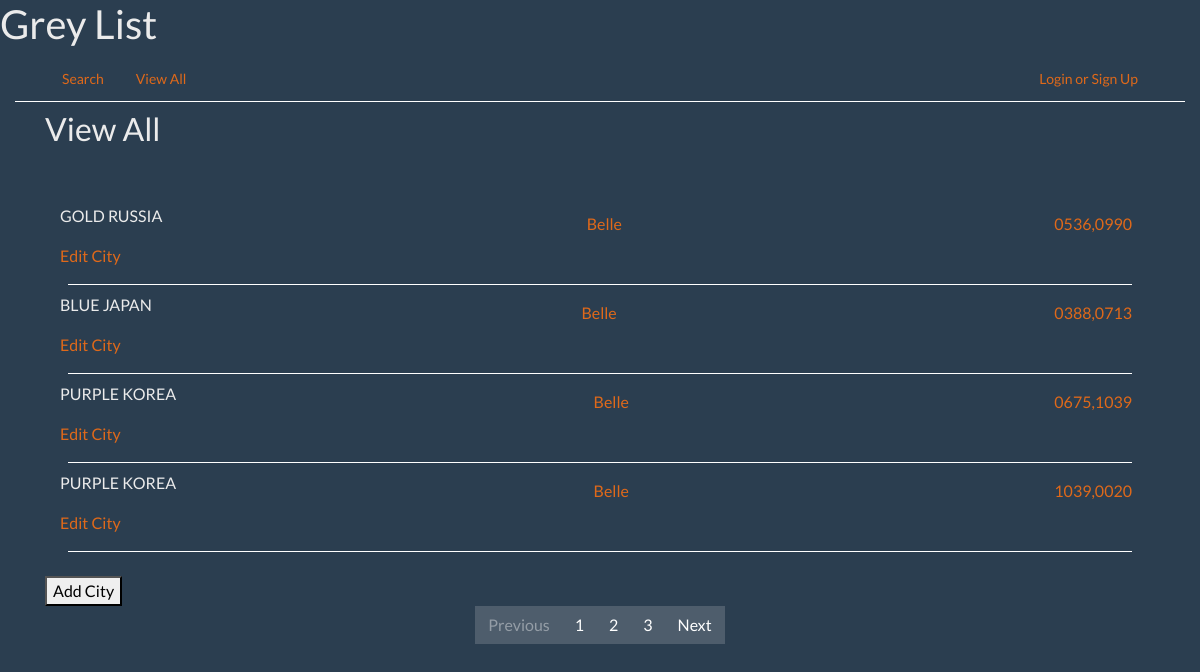
The app's page /city/all/ with its own data.
### subCityList/models.py (models this page shows, shortened)
class Subcity (models.Model):
    id = models.AutoField(primary_key=True)
    coords = models.CharField(max_length=9, blank=False, unique=True)
    player = models.ForeignKey(Player, related_name='cities', blank=False, on_delete=models.CASCADE)
    culture = models.CharField(max_length=7, blank=False, choices=SUB_CULTURE, default=JAPAN)
    quality = models.CharField(max_length=6, blank=False, choices=SUB_QUALITY, default=EXCELLENT)

class Player (models.Model):
    id = models.AutoField(primary_key=True)
    name = models.CharField(max_length=200, blank=False, unique=True)
    team = models.CharField(max_length=3, choices=TEAM_NAMES, default=None)
    rank = models.IntegerField(choices=RANKS, default=KNIGHT)

### subCityList/views_city.py (the view)
# urls.py: path('city/all/', views_city.city_view_all, name='city_view_all'),
def city_view_all(request):
    cities = Subcity.objects.all().order_by('player')
    return render(request, 'subCityList/city/city_view_all.html', {'cities': cities})

### subCityList/templates/subCityList/city/city_view_all.html (shortened to what this page needs)
{% extends 'subCityList/base.html' %}
{% block content %}
    <h2>View All</h2>
   <div class="container pt-5 justify-content-center">
    {% for city in cities %}
        <div class='d-flex' id="city_{{ city.id }}">
            <div class="mr-auto">{{ city.quality }} {{ city.culture }}</div>
            <div class="p-2"><a href="{% url 'subCityList:player_detail' player_pk=city.player.id %}">{{ city.player.name }}</a></div>
            <div class="ml-auto p-2"><a href="{% url 'subCityList:city_detail' city_pk=city.id %}">{{ city.coords }}</a></div>
        </div>
        <p><a href="{% url 'subCityList:city_edit' city_pk=city.id %}">Edit City</a></p>
        <div class="border-bottom border-white m-2"></div>
    {% empty %}
        <p id='no_records'>No Cities Entered Yet</p>
    {% endfor %}
    </div>
        <div class="pt-3">
        <form action={% url 'subCityList:player_list' %}>
            <button type="submit">Add City</button>
        </div>
{% endblock %}

### records on screen
Subcity: quality "GOLD", culture "RUSSIA", player.name "Belle", coords "0536,0990"
Subcity: quality "BLUE", culture "JAPAN", player.name "Belle", coords "0388,0713"
Subcity: quality "PURPLE", culture "KOREA", player.name "Belle", coords "0675,1039"
Subcity: quality "PURPLE", culture "KOREA", player.name "Belle", coords "1039,0020"
